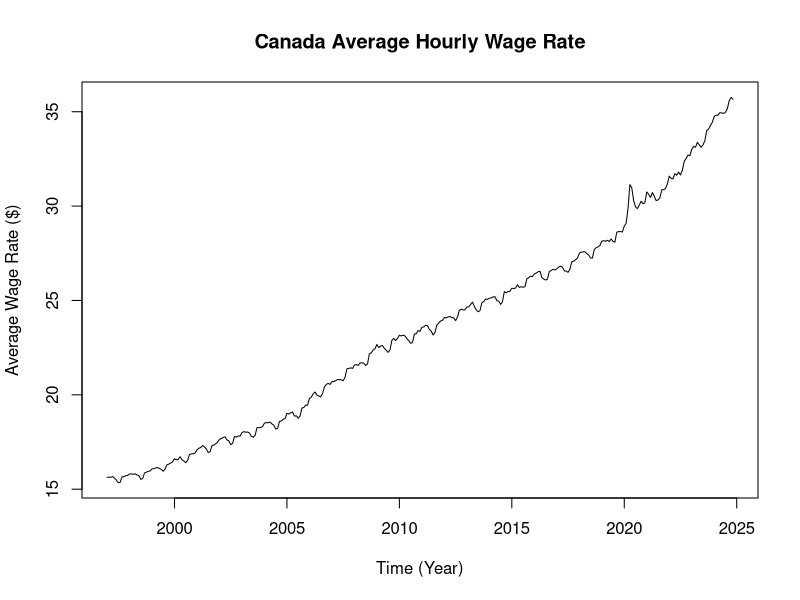
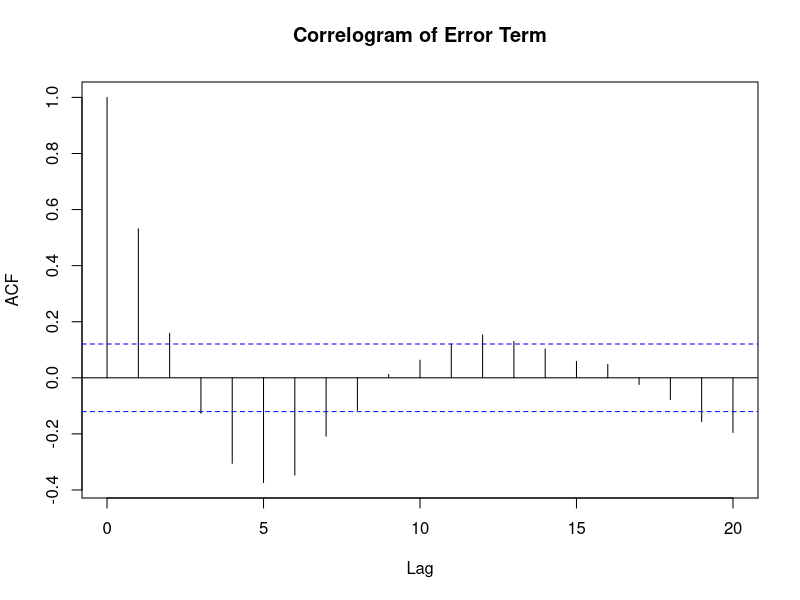
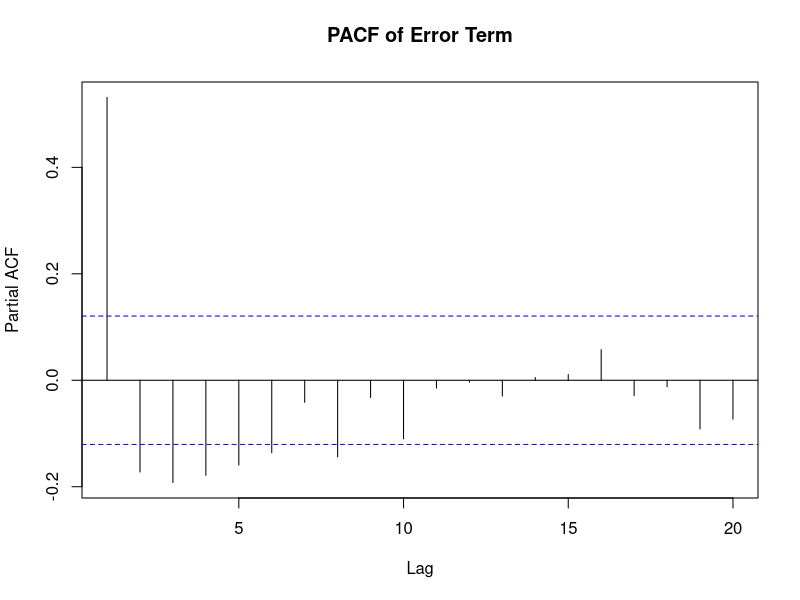
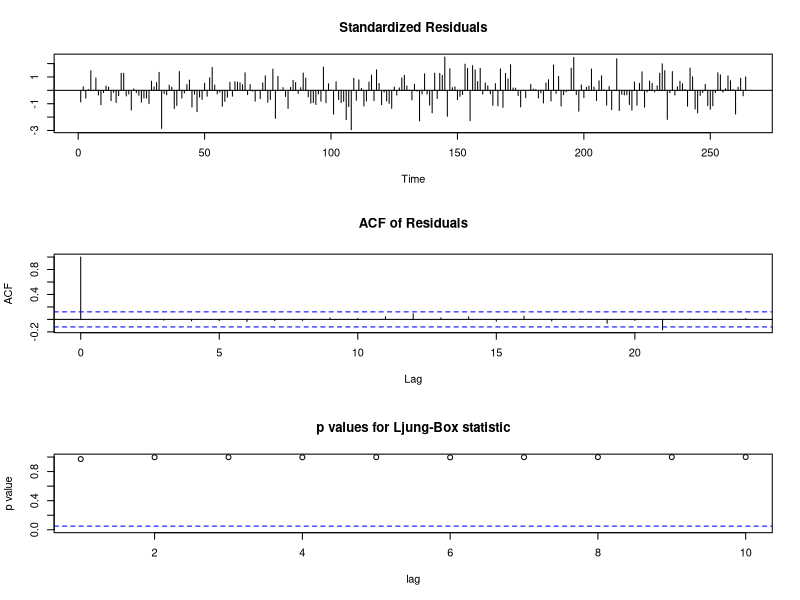

These figures' R source, in order:
## ---- chunk 1
knitr::opts_chunk$set(echo = TRUE)
#if you do not have the package, type install.packages("name_of_the_package")
library(knitr)
library(tseries)
library(forecast)
## ---- chunk 2
# this is where your R code goes

# Initialisation
data <- read.csv("employee_wages_total_industry.csv")

data.ts <- ts(data$employee_wages,
              start = c(1997, 1),
              frequency = 12)


# January 1997 to December 2018 as the training set for model fitting
data.ts.train <- window(data.ts,
                        start = c(1997, 1),
                        end = c(2018, 12),
                        frequency = 12)
  
# from January 2019 to December 2019 as the test set
data.ts.test <- window(data.ts,
                       start = c(2019, 1),
                       end = c(2019, 12),
                       frequency = 12)
plot(data.ts,
     main = "Canada Average Hourly Wage Rate",
     xlab = "Time (Year)",
     ylab = "Average Wage Rate ($)")

# LOESS Smoothing 
# De-seasonalize Series
data.ts.ls <- stl(data.ts.train,
                  s.window = "periodic")

error.ls <- data.ts.ls$time.series[, "remainder"]

# ARMA Model fitting for Remainder Term
error.time.ls <- seq_along(error.ls)
error.ls.df <- data.frame("Remainder" = error.ls,
                          "Time" = error.time.ls)

## ---- chunk 3
# this is where your R code goes
error.ts <- ts(error.ls)

acf(error.ts,
    lag.max = 20,
    main = "Correlogram of Error Term")

pacf(error.ts,
     lag.max = 20,
     main = "PACF of Error Term")

## ---- chunk 4
# this is where your R code goes
# Fitting our model
model <- arima(error.ts, order = c(0, 0, 8))
model

tsdiag(model)
## ---- chunk 5
# this is where your R code goes

## ---- chunk 6
# this is where your R code goes
## ---- chunk 7
# this is where your R code goes
